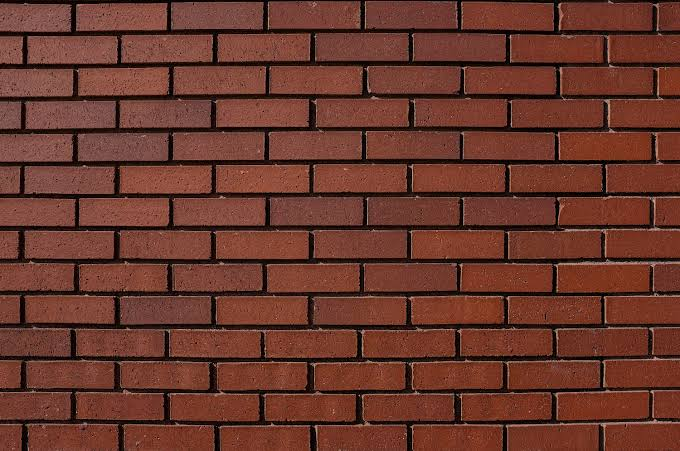
#> input picture Assessment Tools/CO2 AT1/images/bricks.jpg, 680 x 451 px
$ python 'q8 edge.py'   (older library calls are emulated)
#> lines starting #> are read from the running program, lines starting #| are printed output that depends on the picture
import cv2
import numpy as np
import os

os.makedirs("outputs", exist_ok=True)

image = cv2.imread("images/bricks.jpg", cv2.IMREAD_GRAYSCALE)
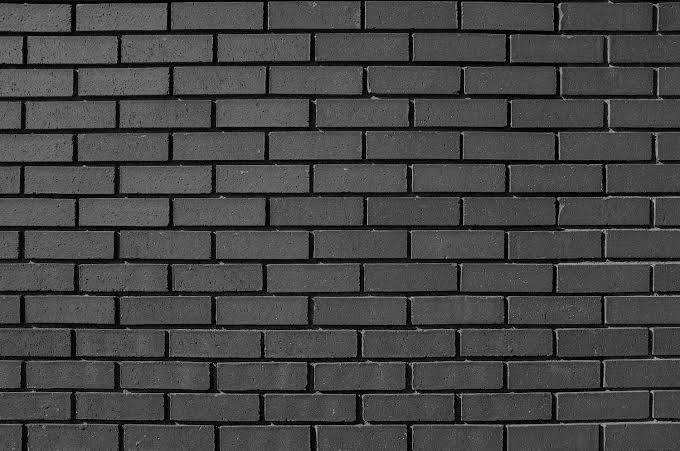
#> image: shape (451, 680); min 0, max 188, mean 69.5

if image is None:
    print("Error: bricks.jpg not found!")
    exit()

sobelx = cv2.Sobel(image, cv2.CV_64F, 1, 0, ksize=3)
sobely = cv2.Sobel(image, cv2.CV_64F, 0, 1, ksize=3)
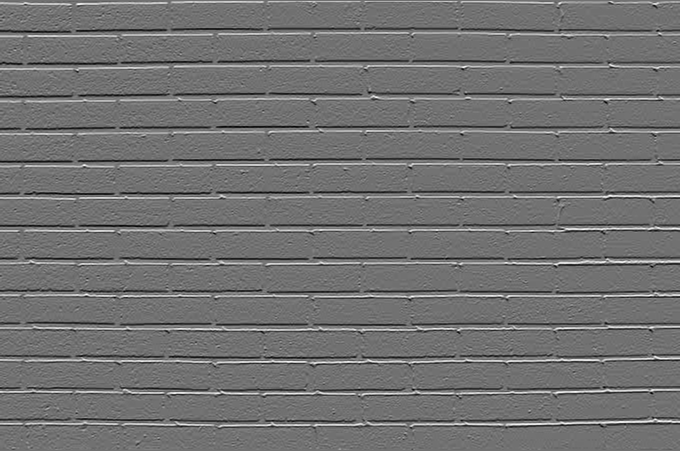
#> sobely: shape (451, 680) float64; min -468, max 582, mean 0.9; drawn with min black and max white

gradient = cv2.magnitude(
    sobelx.astype(np.float32),
    sobely.astype(np.float32)
)

laplacian = cv2.Laplacian(image, cv2.CV_64F)
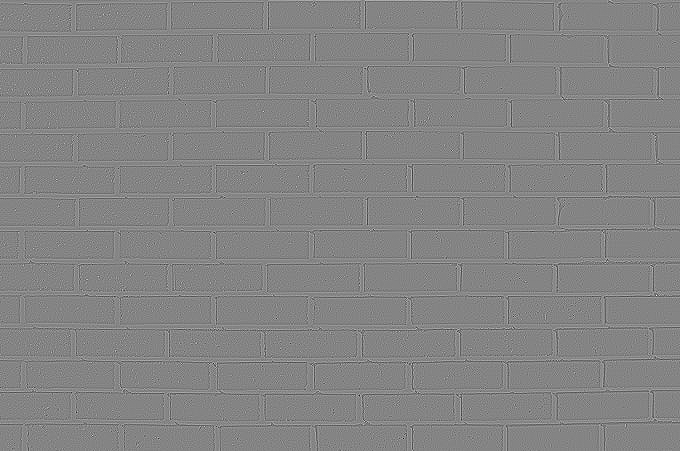
#> laplacian: shape (451, 680) float64; min -495, max 458, mean 0; drawn with min black and max white

sobel5 = cv2.Sobel(image, cv2.CV_64F, 1, 0, ksize=5)

sobelx = cv2.convertScaleAbs(sobelx)
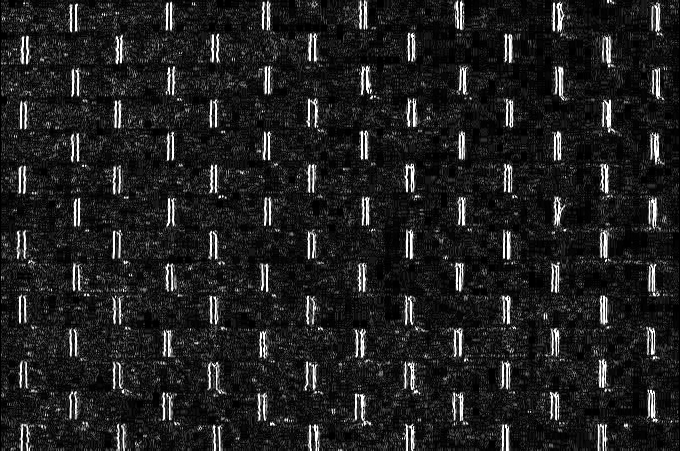
#> sobelx: shape (451, 680); min 0, max 255, mean 32.1
sobely = cv2.convertScaleAbs(sobely)
gradient = cv2.convertScaleAbs(gradient)
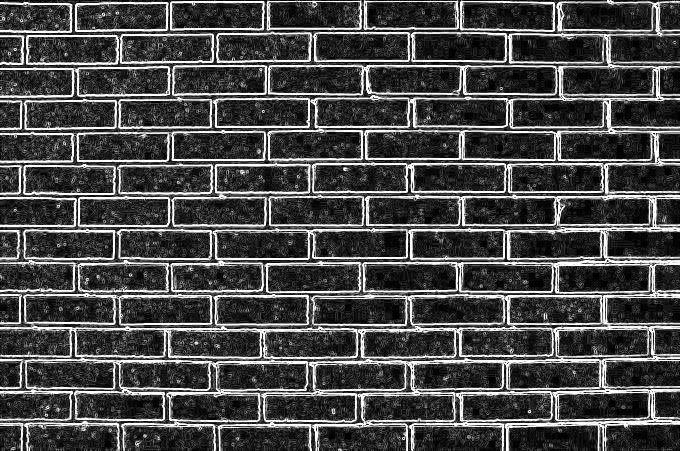
#> gradient: shape (451, 680); min 0, max 255, mean 71.9
laplacian = cv2.convertScaleAbs(laplacian)
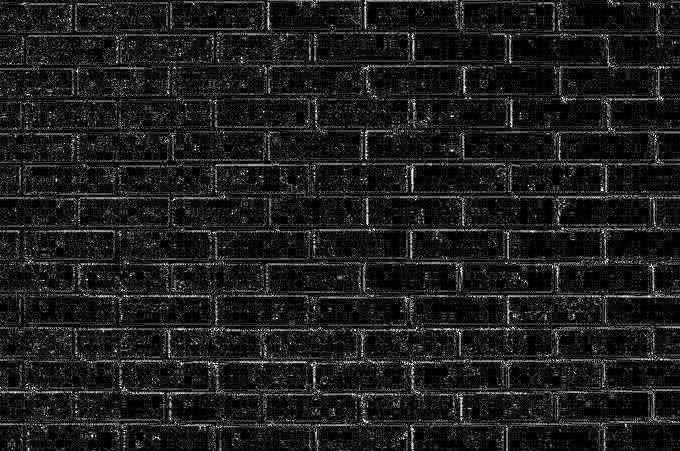
#> laplacian: shape (451, 680); min 0, max 255, mean 29.3
sobel5 = cv2.convertScaleAbs(sobel5)
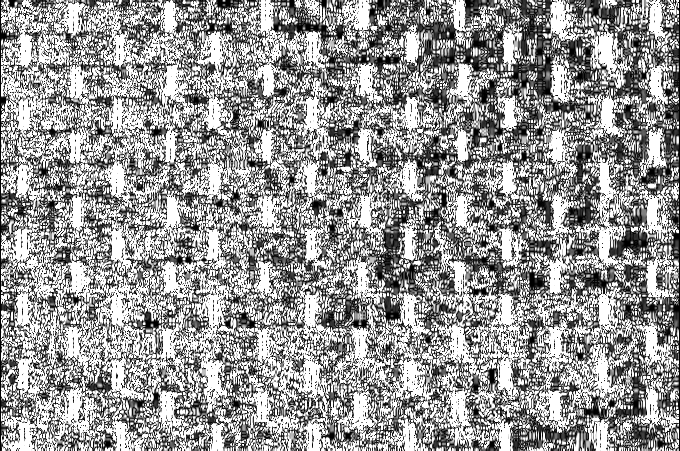
#> sobel5: shape (451, 680); min 0, max 255, mean 151.4

cv2.imwrite("outputs/q8_sobelx.jpg", sobelx)
cv2.imwrite("outputs/q8_sobely.jpg", sobely)
cv2.imwrite("outputs/q8_gradient.jpg", gradient)
cv2.imwrite("outputs/q8_laplacian.jpg", laplacian)
cv2.imwrite("outputs/q8_sobel5.jpg", sobel5)

cv2.imshow("Original", image)
cv2.imshow("Sobel X", sobelx)
cv2.imshow("Sobel Y", sobely)
cv2.imshow("Gradient Magnitude", gradient)
cv2.imshow("Laplacian", laplacian)
cv2.imshow("Sobel 5x5", sobel5)

cv2.waitKey(0)
cv2.destroyAllWindows()
